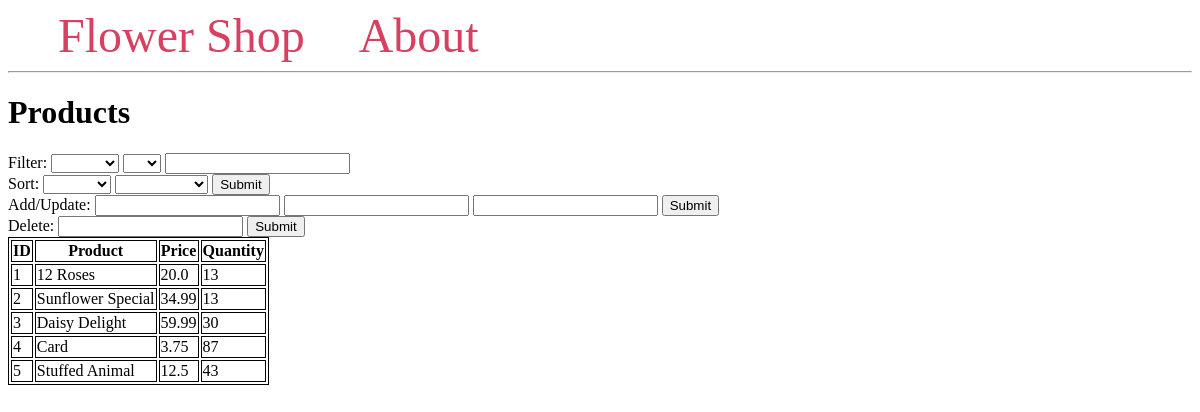
/products, run on an earlier commit of the app's database.
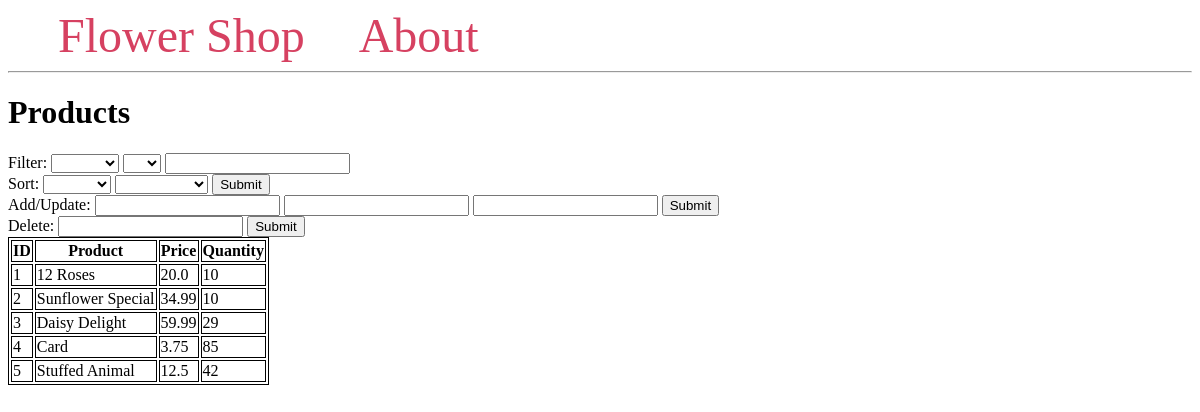
And on a later commit of the database.
### tables this page shows
CREATE TABLE product (
                productID INTEGER PRIMARY KEY,
                p_desc TEXT NOT NULL,
                price REAL NOT NULL,
                stock INTEGER NOT NULL CHECK (stock>=0)
            );

### main.py (the view, shortened to what this page needs)
@app.route("/products", methods=("GET", "POST"))
def product():
    conn = get_db_connection()
    cursor = conn.cursor()
    db= Database(conn, cursor)
    products = conn.execute("SELECT * FROM product").fetchall()
    return render_template("products.html", products=products)

### main.py (called while the page is built)
def get_db_connection():
    conn = sqlite3.connect('flowershopdatabase.db', check_same_thread=False)
    conn.execute("PRAGMA foreign_keys = 1")
    conn.row_factory = sqlite3.Row
    return conn

### templates/products.html (shortened to what this page needs)
{% extends 'base.html' %}
{% block content %}
    <h1>{% block title %} Products {% endblock %}</h1>
    <div>
        <form method="post">
            <div>
                <label>Filter:</label>
                <select name="filt_attr">
                    <option value=""></option>
                    <option value="productID">ID</option>
                </select>
                <select name="op">
                    <option value=""></option>
                    <option value="=">=</option>
                </select>
                <input type="text" name="value">
            </div>
            <label>Sort:</label>
            <select name="sort_attr" id="sort_attr">
                    <option value=""></option>
                    <option value="productID">ID</option>
            </select>
            <select name="asc" id="asc">
                <option value=""></option>
                <option value="ASC">Ascending</option>
            </select>
            <button type="submit">Submit</button>
            <div>
                <label>Add/Update:</label>
                <input type="text" name="product">
                <input type="text" name="price">
                <input type="text" name="quantity">
                <button type="submit" name="add" value="add">Submit</button>
            </div>
            <div>
                <label>Delete:</label>
                <input type="text" name="product2">
                <button type="submit" name="del" value="del">Submit</button>
            </div>
        </form>
    </div>
    <table>
        <tr>
          <th>ID</th>
          <th>Product</th>
          <th>Price</th>
          <th>Quantity</th>
        </tr>
        {% for product in products %}
                <tr>
                    <td>{{ product['productID'] }}</td>
                    <td>{{ product['p_desc'] }}</td>
                    <td>{{ product['price'] }}</td>
                    <td>{{ product['stock'] }}</td>
                </tr>
        {% endfor %}
    </table>
{% endblock %}

What changed in the data, as far as the page shows it:
changed product "12 Roses": stock "13" → "10"
changed product "Sunflower Special": stock "13" → "10"
changed product "Daisy Delight": stock "30" → "29"
changed product "Card": stock "87" → "85"
changed product "Stuffed Animal": stock "43" → "42"
